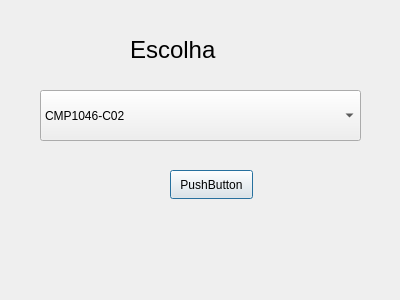
<?xml version="1.0" encoding="UTF-8"?>
<ui version="4.0">
 <class>ComboBoxWindow</class>
 <widget class="QDialog" name="ComboBoxWindow">
  <property name="geometry">
   <rect>
    <x>0</x>
    <y>0</y>
    <width>400</width>
    <height>300</height>
   </rect>
  </property>
  <property name="windowTitle">
   <string>Dialog</string>
  </property>
  <widget class="QComboBox" name="comboBox">
   <property name="geometry">
    <rect>
     <x>40</x>
     <y>90</y>
     <width>321</width>
     <height>51</height>
    </rect>
   </property>
   <item>
    <property name="text">
     <string>CMP1046-C02</string>
    </property>
   </item>
   <item>
    <property name="text">
     <string>CMP1044-A01</string>
    </property>
   </item>
  </widget>
  <widget class="QLabel" name="label">
   <property name="geometry">
    <rect>
     <x>130</x>
     <y>30</y>
     <width>221</width>
     <height>41</height>
    </rect>
   </property>
   <property name="text">
    <string>&lt;html&gt;&lt;head/&gt;&lt;body&gt;&lt;p&gt;&lt;span style=&quot; font-size:18pt;&quot;&gt;Escolha&lt;/span&gt;&lt;/p&gt;&lt;/body&gt;&lt;/html&gt;</string>
   </property>
  </widget>
  <widget class="QPushButton" name="pushButton">
   <property name="geometry">
    <rect>
     <x>170</x>
     <y>170</y>
     <width>83</width>
     <height>29</height>
    </rect>
   </property>
   <property name="text">
    <string>PushButton</string>
   </property>
  </widget>
 </widget>
 <resources/>
 <connections/>
</ui>
